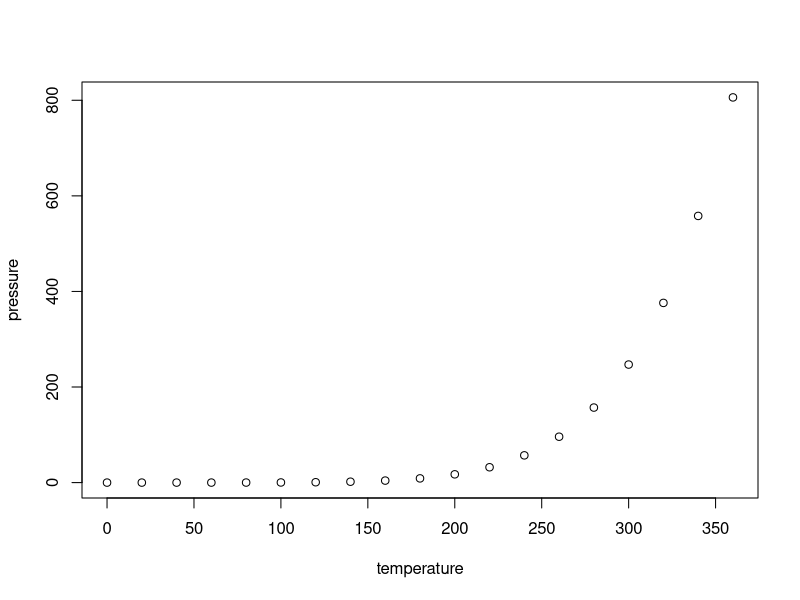
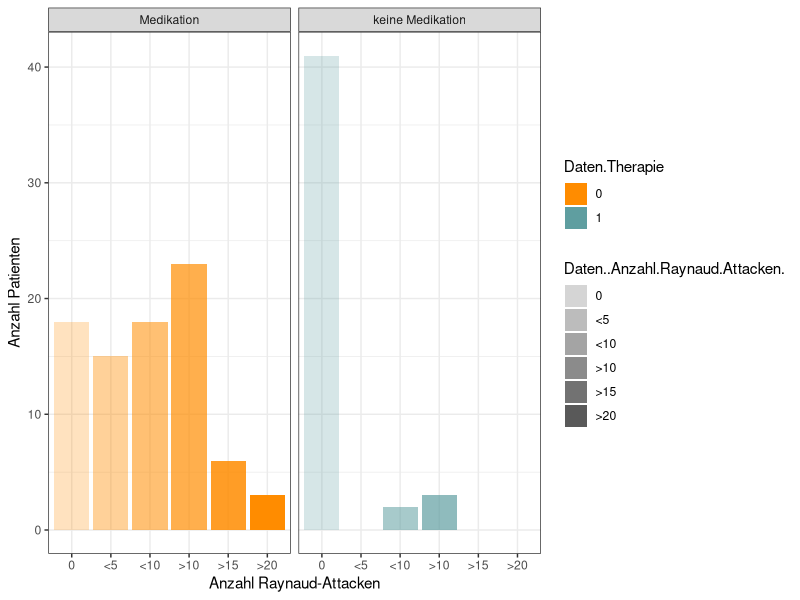
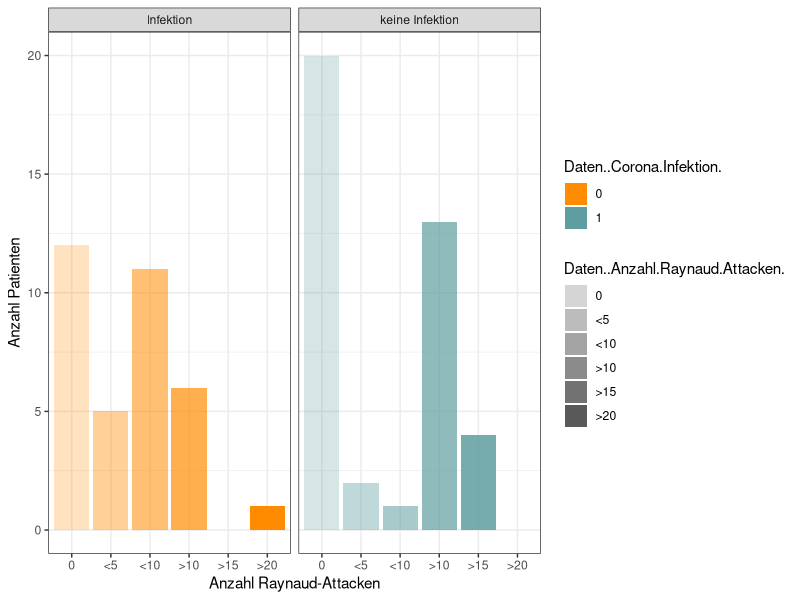
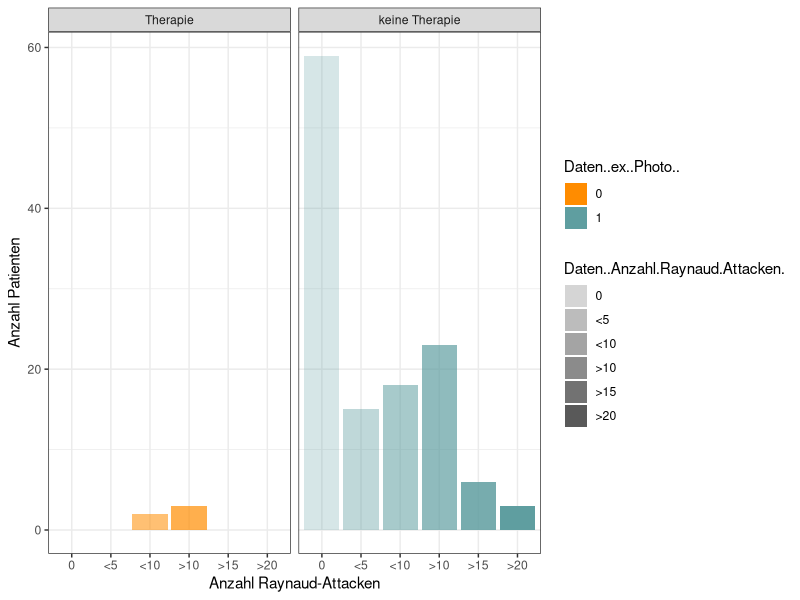
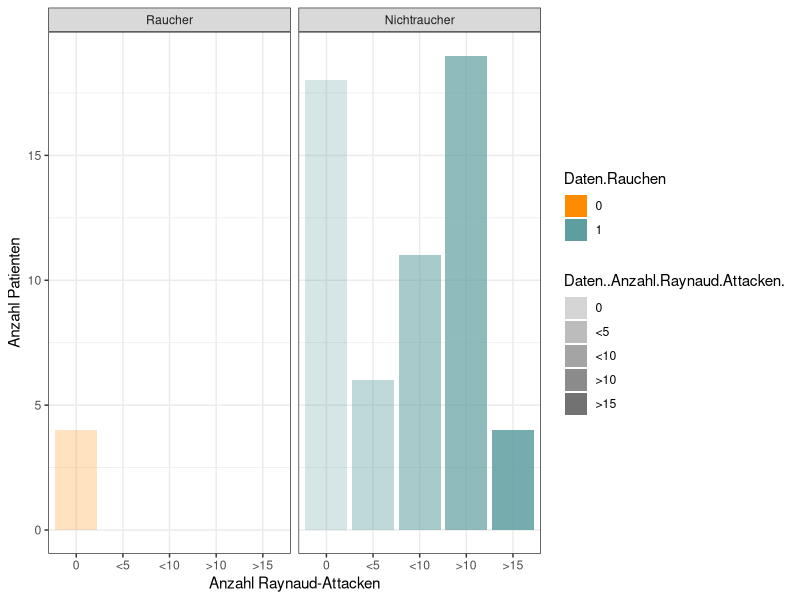
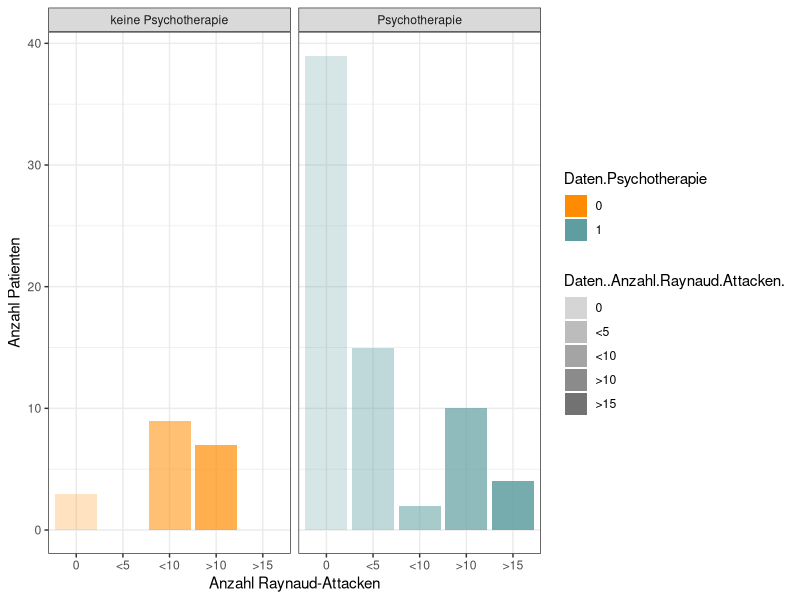
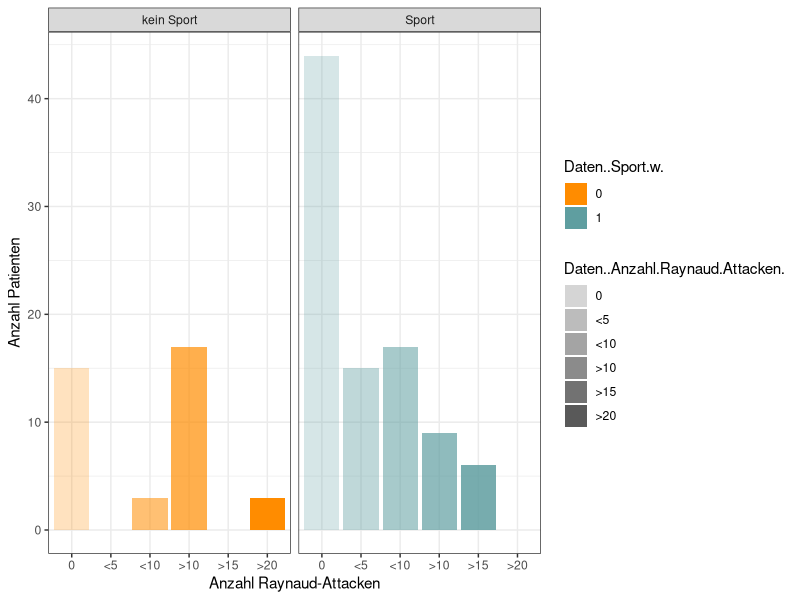
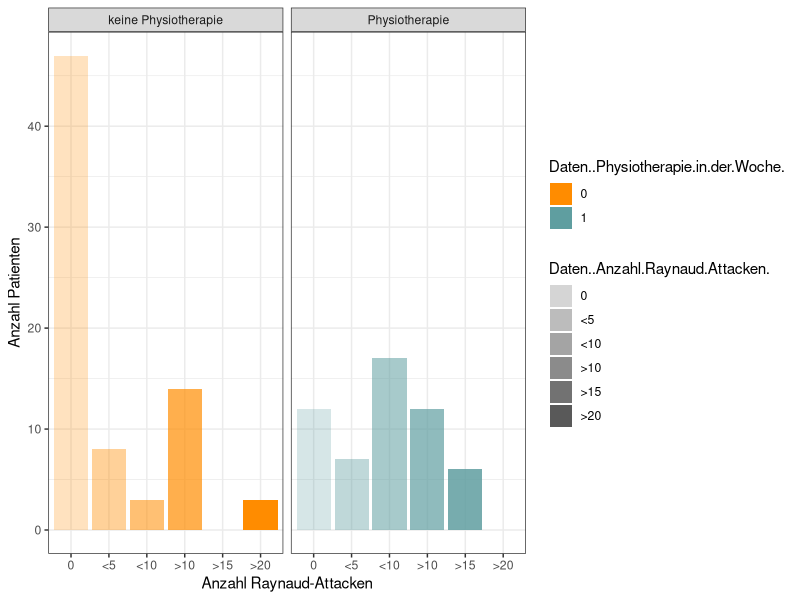

Source code (R) for these figures, in order:
## ---- chunk 1
knitr::opts_chunk$set(echo = TRUE)
## ---- chunk 2
summary(cars)
## ---- chunk 3
plot(pressure)
## ---- chunk 4


library(tidyverse)
library(ggplot2)
library(readr)
Daten <- read_csv("Daten.csv")




Farben_Risiko <- c("0"= "darkorange", "1" = "cadetblue")
############# Medikation
Daten_Medikamente <- data.frame (Daten$Therapie, Daten$`Anzahl Raynaud Attacken`)
Daten_Medikamente <- na.omit(Daten_Medikamente) %>%
  group_by(Daten..Anzahl.Raynaud.Attacken., Daten.Therapie) %>%
  summarise(count=n()) 

Daten_Medikamente$Daten..Anzahl.Raynaud.Attacken. <- factor(Daten_Medikamente$Daten..Anzahl.Raynaud.Attacken., ordered = TRUE, levels = c("0", "<5", "<10", ">10", ">15", ">20"))
Daten_Medikamente$Daten.Therapie <- factor(Daten_Medikamente$Daten.Therapie, levels = c("0", "1")) 

panel_labels_Medikamente <- c("0" = "Medikation", "1" = "keine Medikation")


ggplot(Daten_Medikamente) + aes(x= Daten..Anzahl.Raynaud.Attacken., y=count, fill=Daten.Therapie, alpha=Daten..Anzahl.Raynaud.Attacken.)+
  geom_bar(stat='identity')+ facet_grid(.~Daten.Therapie, labeller= labeller(Daten.Therapie = panel_labels_Medikamente)) + xlab ("Anzahl Raynaud-Attacken") + ylab ("Anzahl Patienten") + theme_bw() + scale_alpha_manual(values=c(0.25, 0.4, 0.55, 0.7, 0.85, 1)) + scale_fill_manual(values=Farben_Risiko) 



########################## Corona
Daten_Corona <- data.frame (Daten$`Corona Infektion`, Daten$`Anzahl Raynaud Attacken`)
Daten_Corona <- na.omit(Daten_Corona) %>%
  group_by(Daten..Anzahl.Raynaud.Attacken., Daten..Corona.Infektion.) %>%
  summarise(count=n()) 

Daten_Corona$Daten..Anzahl.Raynaud.Attacken. <- factor(Daten_Corona$Daten..Anzahl.Raynaud.Attacken., ordered = TRUE, levels = c("0", "<5", "<10", ">10", ">15", ">20"))
Daten_Corona$Daten..Corona.Infektion. <- factor(Daten_Corona$Daten..Corona.Infektion., levels = c("0", "1"))

panel_labels_Corona <- c("0" = "Infektion", "1" = "keine Infektion")

ggplot(Daten_Corona) + aes(x= Daten..Anzahl.Raynaud.Attacken., y=count, fill=Daten..Corona.Infektion., alpha=Daten..Anzahl.Raynaud.Attacken.)+
  geom_bar(stat='identity')+ facet_grid(.~Daten..Corona.Infektion., labeller= labeller(Daten..Corona.Infektion. = panel_labels_Corona)) + xlab ("Anzahl Raynaud-Attacken") + ylab ("Anzahl Patienten") + theme_bw() + scale_alpha_manual(values=c(0.25, 0.4, 0.55, 0.7, 0.85, 1)) + scale_fill_manual(values=Farben_Risiko) 

########################## Externe Phototherapie
Daten_Phototherapie <- data.frame (Daten$`ex. Photo.`, Daten$`Anzahl Raynaud Attacken`)
Daten_Phototherapie <- na.omit(Daten_Phototherapie) %>%
  group_by(Daten..Anzahl.Raynaud.Attacken., Daten..ex..Photo..) %>%
  summarise(count=n()) 

Daten_Phototherapie$Daten..Anzahl.Raynaud.Attacken. <- factor(Daten_Phototherapie$Daten..Anzahl.Raynaud.Attacken., ordered = TRUE, levels = c("0", "<5", "<10", ">10", ">15", ">20"))
Daten_Phototherapie$Daten..ex..Photo.. <- factor(Daten_Phototherapie$Daten..ex..Photo.., levels = c("0", "1"))

panel_labels_Phototherapie <- c("0" = "Therapie", "1" = "keine Therapie")

ggplot(Daten_Phototherapie) + aes(x= Daten..Anzahl.Raynaud.Attacken., y=count, fill=Daten..ex..Photo.., alpha=Daten..Anzahl.Raynaud.Attacken.)+
  geom_bar(stat='identity')+ facet_grid(.~Daten..ex..Photo.., labeller= labeller(Daten..ex..Photo.. = panel_labels_Phototherapie)) + xlab ("Anzahl Raynaud-Attacken") + ylab ("Anzahl Patienten") + theme_bw() + scale_alpha_manual(values=c(0.25, 0.4, 0.55, 0.7, 0.85, 1)) + scale_fill_manual(values=Farben_Risiko) 

############################ Rauchen
Daten_Rauchen <- data.frame (Daten$Rauchen, Daten$`Anzahl Raynaud Attacken`)

## hier zusätzlich Entfernung einiger Anmerkungen nach Gruppierung in "0" und "1"
Daten_Rauchen$Daten.Rauchen <- substr(Daten_Rauchen$Daten.Rauchen, 0, 1)
Daten_Rauchen <- na.omit(Daten_Rauchen) %>%
  group_by(Daten..Anzahl.Raynaud.Attacken., Daten.Rauchen) %>%
  summarise(count=n()) 

Daten_Rauchen$Daten..Anzahl.Raynaud.Attacken. <- factor(Daten_Rauchen$Daten..Anzahl.Raynaud.Attacken., ordered = TRUE, levels = c("0", "<5", "<10", ">10", ">15", ">20"))
Daten_Rauchen$Daten.Rauchen <- factor(Daten_Rauchen$Daten.Rauchen, levels = c("0", "1"))

panel_labels_Rauchen <- c("0" = "Raucher", "1" = "Nichtraucher")

ggplot(Daten_Rauchen) + aes(x= Daten..Anzahl.Raynaud.Attacken., y=count, fill=Daten.Rauchen, alpha=Daten..Anzahl.Raynaud.Attacken.)+
  geom_bar(stat='identity')+ facet_grid(.~Daten.Rauchen, labeller= labeller(Daten.Rauchen = panel_labels_Rauchen)) + xlab ("Anzahl Raynaud-Attacken") + ylab ("Anzahl Patienten") + theme_bw() + scale_alpha_manual(values=c(0.25, 0.4, 0.55, 0.7, 0.85, 1)) + scale_fill_manual(values=Farben_Risiko) 

##################### Psychotherapie
Daten_Psycho <- data.frame (Daten$Psychotherapie, Daten$`Anzahl Raynaud Attacken`)

## hier lediglich Unterscheidung Psychotherapie ja oder nein, keine gesonderte Betrachtung von 2x wöchentlich aufgrund geringer Fallzahl
Daten_Psycho$Daten.Psychotherapie[Daten_Psycho$Daten.Psychotherapie > 1] <- 1

Daten_Psycho <- na.omit(Daten_Psycho) %>%
  group_by(Daten..Anzahl.Raynaud.Attacken., Daten.Psychotherapie) %>%
  summarise(count=n()) 

Daten_Psycho$Daten..Anzahl.Raynaud.Attacken. <- factor(Daten_Psycho$Daten..Anzahl.Raynaud.Attacken., ordered = TRUE, levels = c("0", "<5", "<10", ">10", ">15", ">20"))
Daten_Psycho$Daten.Psychotherapie <- factor(Daten_Psycho$Daten.Psychotherapie, levels = c("0", "1"))

panel_labels_Psycho <- c("0" = "keine Psychotherapie", "1" = "Psychotherapie")

ggplot(Daten_Psycho) + aes(x= Daten..Anzahl.Raynaud.Attacken., y=count, fill=Daten.Psychotherapie, alpha=Daten..Anzahl.Raynaud.Attacken.)+
  geom_bar(stat='identity')+ facet_grid(.~Daten.Psychotherapie, labeller= labeller(Daten.Psychotherapie = panel_labels_Psycho)) + xlab ("Anzahl Raynaud-Attacken") + ylab ("Anzahl Patienten") + theme_bw() + scale_alpha_manual(values=c(0.25, 0.4, 0.55, 0.7, 0.85, 1)) + scale_fill_manual(values=Farben_Risiko) 



################# Sport
Daten_Sport <- data.frame (Daten$`Sport/w`, Daten$`Anzahl Raynaud Attacken`)

## hier lediglich Unterscheidung Sport und kein Sport, keine Berücksichtigung der Häufigkeit
Daten_Sport$Daten..Sport.w.[Daten_Sport$Daten..Sport.w. > 1] <- 1

Daten_Sport <- na.omit(Daten_Sport) %>%
  group_by(Daten..Anzahl.Raynaud.Attacken., Daten..Sport.w.) %>%
  summarise(count=n()) 

Daten_Sport$Daten..Anzahl.Raynaud.Attacken. <- factor(Daten_Sport$Daten..Anzahl.Raynaud.Attacken., ordered = TRUE, levels = c("0", "<5", "<10", ">10", ">15", ">20"))
Daten_Sport$Daten..Sport.w. <- factor(Daten_Sport$Daten..Sport.w., levels = c("0", "1"))

panel_labels_Sport <- c("0" = "kein Sport", "1" = "Sport")

ggplot(Daten_Sport) + aes(x= Daten..Anzahl.Raynaud.Attacken., y=count, fill=Daten..Sport.w., alpha=Daten..Anzahl.Raynaud.Attacken.)+
  geom_bar(stat='identity')+ facet_grid(.~Daten..Sport.w., labeller= labeller(Daten..Sport.w. = panel_labels_Sport)) + xlab ("Anzahl Raynaud-Attacken") + ylab ("Anzahl Patienten") + theme_bw() + scale_alpha_manual(values=c(0.25, 0.4, 0.55, 0.7, 0.85, 1)) + scale_fill_manual(values=Farben_Risiko) 



################### Physio
Daten_Physio <- data.frame (Daten$`Physiotherapie in der Woche`, Daten$`Anzahl Raynaud Attacken`)

## hier lediglich Unterscheidung, ob Physiotherapie, keine Berücksichtigung der Häufigkeit
Daten_Physio$Daten..Physiotherapie.in.der.Woche.[Daten_Physio$Daten..Physiotherapie.in.der.Woche. > 1] <- 1

Daten_Physio <- na.omit(Daten_Physio) %>%
  group_by(Daten..Anzahl.Raynaud.Attacken., Daten..Physiotherapie.in.der.Woche.) %>%
  summarise(count=n()) 

Daten_Physio$Daten..Anzahl.Raynaud.Attacken. <- factor(Daten_Physio$Daten..Anzahl.Raynaud.Attacken., ordered = TRUE, levels = c("0", "<5", "<10", ">10", ">15", ">20"))
Daten_Physio$Daten..Physiotherapie.in.der.Woche. <- factor(Daten_Physio$Daten..Physiotherapie.in.der.Woche., levels = c("0", "1"))

panel_labels_Physio <- c("0" = "keine Physiotherapie", "1" = "Physiotherapie")

ggplot(Daten_Physio) + aes(x= Daten..Anzahl.Raynaud.Attacken., y=count, fill=Daten..Physiotherapie.in.der.Woche., alpha=Daten..Anzahl.Raynaud.Attacken.)+
  geom_bar(stat='identity')+ facet_grid(.~Daten..Physiotherapie.in.der.Woche., labeller= labeller(Daten..Physiotherapie.in.der.Woche. = panel_labels_Physio)) + xlab ("Anzahl Raynaud-Attacken") + ylab ("Anzahl Patienten") + theme_bw() + scale_alpha_manual(values=c(0.25, 0.4, 0.55, 0.7, 0.85, 1)) + scale_fill_manual(values=Farben_Risiko) 

## ---- chunk 5
Daten <- read_csv("Daten.csv")
Farben_Risiko <- c("0"= "darkorange", "1" = "cadetblue")
panel_labels_Rauchen
panel_labels_Medikamente

#### Rauchen (ohne NA)
Daten_Rauchen_2 <- data.frame (Daten$Rauchen, Daten$Raynaud)
Daten_Rauchen_2$Daten.Rauchen <- substr(Daten_Rauchen_2$Daten.Rauchen, 0, 1)
Daten_Rauchen_2 <- na.omit(Daten_Rauchen_2) %>%
  group_by(Daten.Raynaud, Daten.Rauchen) %>%
  summarise(count=n()) 

Daten_Rauchen_2$Daten.Raynaud <- factor(Daten_Rauchen_2$Daten.Raynaud, levels=c("0", "1"), labels = c("ja", "nein"))
Daten_Rauchen_2$Daten.Rauchen <- factor(Daten_Rauchen_2$Daten.Rauchen, levels= c("0", "1"))

ggplot(Daten_Rauchen_2) + aes(x= Daten.Raynaud, y=count, fill=Daten.Rauchen)+
  geom_bar(stat='identity')+
  facet_grid(.~Daten.Rauchen, labeller= labeller(Daten.Rauchen = panel_labels_Rauchen)) + xlab ("Raynaud-Syndrom") + ylab ("Anzahl Patienten") + theme_bw() + scale_fill_manual(values=Farben_Risiko)


#### Medikamente
Daten_Medikamente_2 <- data.frame (Daten$Therapie, Daten$Raynaud)
Daten_Medikamente_2 <- na.omit(Daten_Medikamente_2) %>%
  group_by(Daten.Raynaud, Daten.Therapie) %>%
  summarise(count=n()) 

Daten_Medikamente_2$Daten.Raynaud <- factor(Daten_Medikamente_2$Daten.Raynaud, levels=c("0", "1"), labels = c("ja", "nein"))
Daten_Medikamente_2$Daten.Therapie <- factor(Daten_Medikamente_2$Daten.Therapie, levels=c("0", "1"))

ggplot(Daten_Medikamente_2) + aes(x= Daten.Raynaud, y=count, fill=Daten.Therapie)+
  geom_bar(stat='identity')+
  facet_grid(.~Daten.Therapie, labeller= labeller(Daten.Therapie = panel_labels_Medikamente)) + xlab ("Raynaud-Syndrom") + ylab ("Anzahl Patienten") + theme_bw() + scale_fill_manual(values=Farben_Risiko)                                                                
                                        
## Unterscheidung Gruppen


#### externe Phototherapie
Daten_Phototherapie_2 <- data.frame (Daten$`ex. Photo.`, Daten$Raynaud)
Daten_Phototherapie_2 <- na.omit(Daten_Phototherapie_2) %>%
  group_by(Daten.Raynaud, Daten..ex..Photo..) %>%
  summarise(count=n()) 

Daten_Phototherapie_2$Daten.Raynaud <- factor(Daten_Phototherapie_2$Daten.Raynaud, levels=c("0", "1"), labels = c("ja", "nein"))
Daten_Phototherapie_2$Daten..ex..Photo.. <- factor(Daten_Phototherapie_2$Daten..ex..Photo.., levels=c("0", "1"))

ggplot(Daten_Phototherapie_2) + aes(x= Daten.Raynaud, y=count, fill=Daten..ex..Photo..) +
  geom_bar(stat='identity')+
  facet_grid(.~Daten..ex..Photo.., labeller= labeller(Daten..ex..Photo.. = panel_labels_Phototherapie)) + xlab ("Raynaud") + ylab ("Anzahl Patienten") + theme_bw() + scale_fill_manual(values=Farben_Risiko)


#### Corona
Daten_Corona_2 <- data.frame (Daten$`Corona Infektion`, Daten$Raynaud)
Daten_Corona_2 <- na.omit(Daten_Corona_2) %>%
  group_by(Daten.Raynaud, Daten..Corona.Infektion.) %>%
  summarise(count=n()) 

Daten_Corona_2$Daten.Raynaud <- factor(Daten_Corona_2$Daten.Raynaud, levels=c("0", "1"), labels = c("ja", "nein"))
Daten_Corona_2$Daten..Corona.Infektion. <- factor(Daten_Corona_2$Daten..Corona.Infektion., levels=c("0", "1"))

ggplot(Daten_Corona_2) + aes(x= Daten.Raynaud, y=count, fill=Daten..Corona.Infektion.)+
  geom_bar(stat='identity')+
  facet_grid(.~Daten..Corona.Infektion., labeller= labeller(Daten..Corona.Infektion. = panel_labels_Corona)) + xlab ("Raynaud") + ylab ("Anzahl Patienten") + theme_bw() + scale_fill_manual(values=Farben_Risiko)


## Auswirkungen?


#### Psychotherapie
Daten_Psycho_2 <- data.frame (Daten$Psychotherapie, Daten$Raynaud)
Daten_Psycho_2$Daten.Psychotherapie[Daten_Psycho_2$Daten.Psychotherapie > 1] <- 1
Daten_Psycho_2 <- na.omit(Daten_Psycho_2) %>%
  group_by(Daten.Raynaud, Daten.Psychotherapie) %>%
  summarise(count=n()) 

Daten_Psycho_2$Daten.Raynaud <- factor(Daten_Psycho_2$Daten.Raynaud, levels=c("0", "1"), labels = c("ja", "nein"))
Daten_Psycho_2$Daten.Psychotherapie <- factor(Daten_Psycho_2$Daten.Psychotherapie, levels=c("0", "1"))

ggplot(Daten_Psycho_2) + aes(x= Daten.Raynaud, y=count, fill=Daten.Psychotherapie)+ 
  geom_bar(stat='identity')+
  facet_grid(.~Daten.Psychotherapie, labeller= labeller(Daten.Psychotherapie = panel_labels_Psycho))+ xlab ("Raynaud") + ylab ("Anzahl Patienten") + theme_bw() + scale_fill_manual(values=Farben_Risiko)


#### Sport
Daten_Sport_2 <- data.frame (Daten$`Sport/w`, Daten$Raynaud)
Daten_Sport_2$Daten..Sport.w.[Daten_Sport_2$Daten..Sport.w. > 1] <- 1
Daten_Sport_2 <- na.omit(Daten_Sport_2) %>%
  group_by(Daten.Raynaud, Daten..Sport.w.) %>%
  summarise(count=n()) 

Daten_Sport_2$Daten.Raynaud <- factor(Daten_Sport_2$Daten.Raynaud, levels=c("0", "1"), labels = c("ja", "nein"))
Daten_Sport_2$Daten..Sport.w. <- factor(Daten_Sport_2$Daten..Sport.w., levels=c("0", "1"))

ggplot(Daten_Sport_2) + aes(x= Daten.Raynaud, y=count, fill=Daten..Sport.w.)+
  geom_bar(stat='identity')+
  facet_grid(.~Daten..Sport.w., labeller= labeller(Daten..Sport.w. = panel_labels_Sport)) + xlab ("Raynaud") + ylab ("Anzahl Patienten") + theme_bw() + scale_fill_manual(values=Farben_Risiko)



#### Physiotherapie
Daten_Physio_2 <- data.frame (Daten$`Physiotherapie in der Woche`, Daten$Raynaud)
Daten_Physio_2$Daten..Physiotherapie.in.der.Woche.[Daten_Physio_2$Daten..Physiotherapie.in.der.Woche. > 1] <- 1
Daten_Physio_2 <- na.omit(Daten_Physio_2) %>%
  group_by(Daten.Raynaud, Daten..Physiotherapie.in.der.Woche.) %>%
  summarise(count=n()) 

Daten_Physio_2$Daten.Raynaud <- factor(Daten_Physio_2$Daten.Raynaud, levels=c("0", "1"), labels = c("ja", "nein"))
Daten_Physio_2$Daten..Physiotherapie.in.der.Woche. <- factor(Daten_Physio_2$Daten..Physiotherapie.in.der.Woche., levels=c("0", "1"))

ggplot(Daten_Physio_2) + aes(x= Daten.Raynaud, y=count, fill=Daten..Physiotherapie.in.der.Woche.)+
  geom_bar(stat='identity')+
  facet_grid(.~Daten..Physiotherapie.in.der.Woche., labeller= labeller(Daten..Physiotherapie.in.der.Woche. = panel_labels_Physio)) + xlab ("Raynaud") + ylab ("Anzahl Patienten") + theme_bw() + scale_fill_manual(values=Farben_Risiko)

## ---- chunk 6
Daten <- read_csv("Daten.csv")
Farben_Risiko <- c("0"= "darkorange", "1" = "cadetblue")
panel_labels_Rauchen
panel_labels_Medikamente


#### Rauchen (ohne NA)
Daten_Rauchen_3 <- data.frame (Daten$Rauchen, Daten$Sklerodermie)
Daten_Rauchen_3$Daten.Rauchen <- substr(Daten_Rauchen_2$Daten.Rauchen, 0, 1)
Daten_Rauchen_3 <- na.omit(Daten_Rauchen_3) %>%
  group_by(Daten.Sklerodermie, Daten.Rauchen) %>%
  summarise(count=n()) 

Daten_Rauchen_3$Daten.Sklerodermie <- factor(Daten_Rauchen_3$Daten.Sklerodermie, levels=c("0", "1"), labels = c("ja", "nein"))
Daten_Rauchen_3$Daten.Rauchen <- factor(Daten_Rauchen_3$Daten.Rauchen, levels= c("0", "1"))

ggplot(Daten_Rauchen_3) + aes(x= Daten.Sklerodermie, y=count, fill=Daten.Rauchen)+
  geom_bar(stat='identity')+
  facet_grid(.~Daten.Rauchen, labeller= labeller(Daten.Rauchen = panel_labels_Rauchen)) + xlab ("Sklerodermie") + ylab ("Anzahl Patienten") + theme_bw() + scale_fill_manual(values=Farben_Risiko)


#### Medikamente
Daten_Medikamente_3 <- data.frame (Daten$Therapie, Daten$Sklerodermie)
Daten_Medikamente_3 <- na.omit(Daten_Medikamente_3) %>%
  group_by(Daten.Sklerodermie, Daten.Therapie) %>%
  summarise(count=n()) 

Daten_Medikamente_3$Daten.Sklerodermie <- factor(Daten_Medikamente_3$Daten.Sklerodermie, levels=c("0", "1"), labels = c("ja", "nein"))
Daten_Medikamente_3$Daten.Therapie <- factor(Daten_Medikamente_3$Daten.Therapie, levels=c("0", "1"))

ggplot(Daten_Medikamente_3) + aes(x= Daten.Sklerodermie, y=count, fill=Daten.Therapie)+
  geom_bar(stat='identity')+
  facet_grid(.~Daten.Therapie, labeller= labeller(Daten.Therapie = panel_labels_Medikamente)) + xlab ("Sklerodermie") + ylab ("Anzahl Patienten") + theme_bw() + scale_fill_manual(values=Farben_Risiko)                                                                

## Unterscheidung Gruppen


#### externe Phototherapie
Daten_Phototherapie_3 <- data.frame (Daten$`ex. Photo.`, Daten$Sklerodermie)
Daten_Phototherapie_3 <- na.omit(Daten_Phototherapie_3) %>%
  group_by(Daten.Sklerodermie, Daten..ex..Photo..) %>%
  summarise(count=n()) 

Daten_Phototherapie_3$Daten.Sklerodermie <- factor(Daten_Phototherapie_3$Daten.Sklerodermie, levels=c("0", "1"), labels = c("ja", "nein"))
Daten_Phototherapie_3$Daten..ex..Photo.. <- factor(Daten_Phototherapie_3$Daten..ex..Photo.., levels=c("0", "1"))

ggplot(Daten_Phototherapie_3) + aes(x= Daten.Sklerodermie, y=count, fill=Daten..ex..Photo..) +
  geom_bar(stat='identity')+
  facet_grid(.~Daten..ex..Photo.., labeller= labeller(Daten..ex..Photo.. = panel_labels_Phototherapie)) + xlab ("Sklerodermie") + ylab ("Anzahl Patienten") + theme_bw() + scale_fill_manual(values=Farben_Risiko)


#### Corona
Daten_Corona_3 <- data.frame (Daten$`Corona Infektion`, Daten$Sklerodermie)
Daten_Corona_3 <- na.omit(Daten_Corona_3) %>%
  group_by(Daten.Sklerodermie, Daten..Corona.Infektion.) %>%
  summarise(count=n()) 

Daten_Corona_3$Daten.Sklerodermie <- factor(Daten_Corona_3$Daten.Sklerodermie, levels=c("0", "1"), labels = c("ja", "nein"))
Daten_Corona_3$Daten..Corona.Infektion. <- factor(Daten_Corona_3$Daten..Corona.Infektion., levels=c("0", "1"))

ggplot(Daten_Corona_3) + aes(x= Daten.Sklerodermie, y=count, fill=Daten..Corona.Infektion.)+
  geom_bar(stat='identity')+
  facet_grid(.~Daten..Corona.Infektion., labeller= labeller(Daten..Corona.Infektion. = panel_labels_Corona)) + xlab ("Sklerodermie") + ylab ("Anzahl Patienten") + theme_bw() + scale_fill_manual(values=Farben_Risiko)


## Auswirkungen?


#### Psychotherapie
Daten_Psycho_3 <- data.frame (Daten$Psychotherapie, Daten$Sklerodermie)
Daten_Psycho_3$Daten.Psychotherapie[Daten_Psycho_3$Daten.Psychotherapie > 1] <- 1
Daten_Psycho_3 <- na.omit(Daten_Psycho_3) %>%
  group_by(Daten.Sklerodermie, Daten.Psychotherapie) %>%
  summarise(count=n()) 

Daten_Psycho_3$Daten.Sklerodermie <- factor(Daten_Psycho_3$Daten.Sklerodermie, levels=c("0", "1"), labels = c("ja", "nein"))
Daten_Psycho_3$Daten.Psychotherapie <- factor(Daten_Psycho_3$Daten.Psychotherapie, levels=c("0", "1"))

ggplot(Daten_Psycho_3) + aes(x= Daten.Sklerodermie, y=count, fill=Daten.Psychotherapie)+ 
  geom_bar(stat='identity')+
  facet_grid(.~Daten.Psychotherapie, labeller= labeller(Daten.Psychotherapie = panel_labels_Psycho))+ xlab ("Sklerodermie") + ylab ("Anzahl Patienten") + theme_bw() + scale_fill_manual(values=Farben_Risiko)


#### Sport
Daten_Sport_3 <- data.frame (Daten$`Sport/w`, Daten$Sklerodermie)
Daten_Sport_3$Daten..Sport.w.[Daten_Sport_3$Daten..Sport.w. > 1] <- 1
Daten_Sport_3 <- na.omit(Daten_Sport_3) %>%
  group_by(Daten.Sklerodermie, Daten..Sport.w.) %>%
  summarise(count=n()) 

Daten_Sport_3$Daten.Sklerodermie <- factor(Daten_Sport_3$Daten.Sklerodermie, levels=c("0", "1"), labels = c("ja", "nein"))
Daten_Sport_3$Daten..Sport.w. <- factor(Daten_Sport_3$Daten..Sport.w., levels=c("0", "1"))

ggplot(Daten_Sport_3) + aes(x= Daten.Sklerodermie, y=count, fill=Daten..Sport.w.)+
  geom_bar(stat='identity')+
  facet_grid(.~Daten..Sport.w., labeller= labeller(Daten..Sport.w. = panel_labels_Sport)) + xlab ("Sklerodermie") + ylab ("Anzahl Patienten") + theme_bw() + scale_fill_manual(values=Farben_Risiko)



#### Physiotherapie
Daten_Physio_3 <- data.frame (Daten$`Physiotherapie in der Woche`, Daten$Sklerodermie)
Daten_Physio_3$Daten..Physiotherapie.in.der.Woche.[Daten_Physio_3$Daten..Physiotherapie.in.der.Woche. > 1] <- 1
Daten_Physio_3 <- na.omit(Daten_Physio_3) %>%
  group_by(Daten.Sklerodermie, Daten..Physiotherapie.in.der.Woche.) %>%
  summarise(count=n()) 

Daten_Physio_3$Daten.Sklerodermie <- factor(Daten_Physio_3$Daten.Sklerodermie, levels=c("0", "1"), labels = c("ja", "nein"))
Daten_Physio_3$Daten..Physiotherapie.in.der.Woche. <- factor(Daten_Physio_3$Daten..Physiotherapie.in.der.Woche., levels=c("0", "1"))

ggplot(Daten_Physio_3) + aes(x= Daten.Sklerodermie, y=count, fill=Daten..Physiotherapie.in.der.Woche.)+
  geom_bar(stat='identity')+
  facet_grid(.~Daten..Physiotherapie.in.der.Woche., labeller= labeller(Daten..Physiotherapie.in.der.Woche. = panel_labels_Physio)) + xlab ("Sklerodermie") + ylab ("Anzahl Patienten") + theme_bw() + scale_fill_manual(values=Farben_Risiko)




